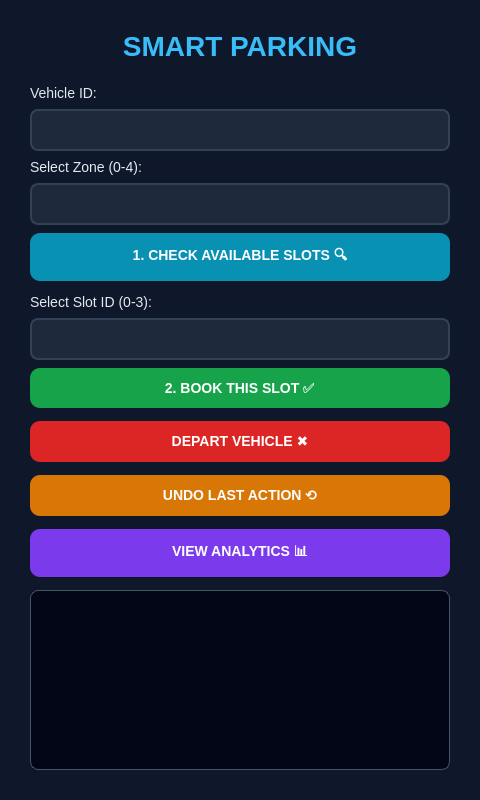
<?xml version="1.0" encoding="UTF-8"?>
<ui version="4.0">
 <class>MainWindow</class>
 <widget class="QMainWindow" name="MainWindow">
  <property name="geometry"> <rect> <x>0</x> <y>0</y> <width>480</width> <height>800</height> </rect> </property>
  <property name="windowTitle"> <string>Smart Parking Pro</string> </property>
  <property name="styleSheet">
   <string notr="true">
    QMainWindow { background-color: #0f172a; }
    QLabel { color: #e2e8f0; font-family: 'Segoe UI'; font-size: 14px; }
    QLabel#label_title { color: #38bdf8; font-size: 28px; font-weight: bold; margin-bottom: 15px; }
    QLineEdit { background-color: #1e293b; border: 2px solid #334155; border-radius: 8px; color: white; padding: 10px; font-size: 14px; }
    QLineEdit:focus { border: 2px solid #38bdf8; }
    QPushButton { border-radius: 10px; padding: 12px; font-weight: bold; font-size: 14px; color: white; margin-bottom: 5px; }

    QPushButton#btn_check { background-color: #0891b2; } /* Cyan */
    QPushButton#btn_book { background-color: #16a34a; }  /* Green */
    QPushButton#btn_remove { background-color: #dc2626; } /* Red */
    QPushButton#btn_rollback { background-color: #d97706; } /* Orange - NEW */
    QPushButton#btn_analytics { background-color: #7c3aed; } /* Purple */

    QTextBrowser { background-color: #020617; border: 1px solid #475569; border-radius: 8px; color: #a5f3fc; padding: 10px; font-family: 'Consolas'; }
   </string>
  </property>
  <widget class="QWidget" name="centralwidget">
   <layout class="QVBoxLayout" name="verticalLayout">
    <property name="spacing"> <number>8</number> </property>
    <property name="leftMargin"> <number>30</number> </property>
    <property name="topMargin"> <number>30</number> </property>
    <property name="rightMargin"> <number>30</number> </property>
    <property name="bottomMargin"> <number>30</number> </property>

    <item> <widget class="QLabel" name="label_title"> <property name="text"> <string>SMART PARKING</string> </property> <property name="alignment"> <set>Qt::AlignCenter</set> </property> </widget> </item>

    <item> <widget class="QLabel" name="l1"> <property name="text"> <string>Vehicle ID:</string> </property> </widget> </item>
    <item> <widget class="QLineEdit" name="input_vehicle"/> </item>

    <item> <widget class="QLabel" name="l2"> <property name="text"> <string>Select Zone (0-4):</string> </property> </widget> </item>
    <item> <widget class="QLineEdit" name="input_zone"/> </item>

    <item> <widget class="QPushButton" name="btn_check"> <property name="text"> <string>1. CHECK AVAILABLE SLOTS 🔍</string> </property> </widget> </item>

    <item> <widget class="QLabel" name="l3"> <property name="text"> <string>Select Slot ID (0-3):</string> </property> </widget> </item>
    <item> <widget class="QLineEdit" name="input_slot"/> </item>

    <item> <widget class="QPushButton" name="btn_book"> <property name="text"> <string>2. BOOK THIS SLOT ✅</string> </property> </widget> </item>

    <item> <widget class="QPushButton" name="btn_remove"> <property name="text"> <string>DEPART VEHICLE ✖</string> </property> </widget> </item>

    <item> <widget class="QPushButton" name="btn_rollback"> <property name="text"> <string>UNDO LAST ACTION ⟲</string> </property> </widget> </item>

    <item> <widget class="QPushButton" name="btn_analytics"> <property name="text"> <string>VIEW ANALYTICS 📊</string> </property> </widget> </item>

    <item> <widget class="QTextBrowser" name="output_log"/> </item>
   </layout>
  </widget>
 </widget>
 <resources/> <connections/>
</ui>
